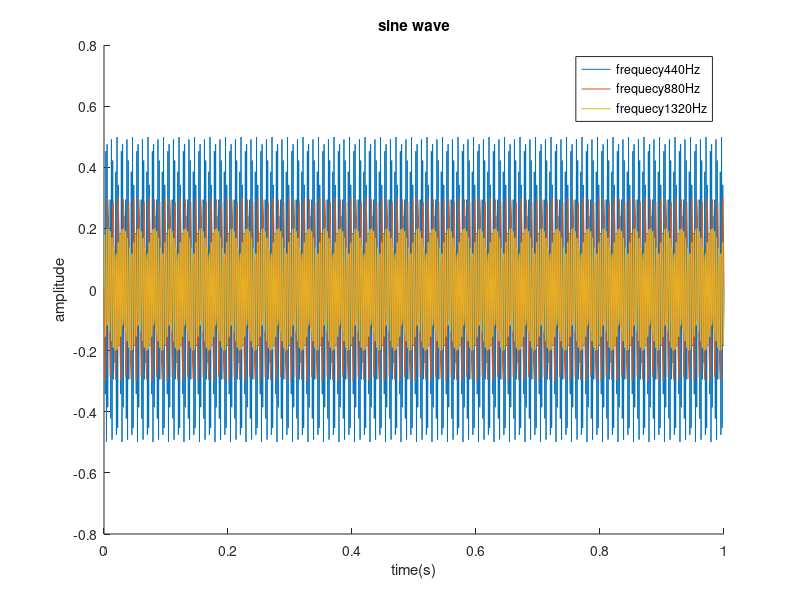

This figure's MATLAB source:
f=[440,880,1320]
amp=[0.5,0.3,0.2]
s=cell(length(f),2)
s(:, 1)=num2cell(f)
s(:, 2)=num2cell(amp)
t=0:0.001:1
figure;
hold on;
for i=1:length(s)
  f=s{i, 1}
  amp=s{i, 2}
  wave=amp*sin(2*pi*f*t)
  plot(t,wave,'displayName',['frequecy',num2str(f),'Hz'])
endfor
hold off;
xlabel('time(s)')
ylabel('amplitude')
title('sine wave')
legend